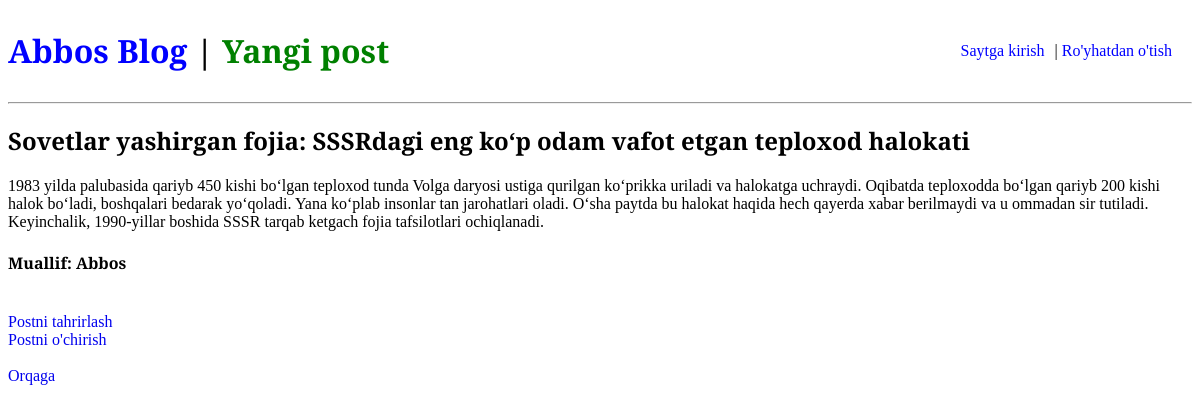
Screenshot of /post/3/ with the database file from the repository.
### blog/models.py (models this page shows, shortened)
class Post(models.Model):
    title = models.CharField(max_length=200)
    author = models.ForeignKey(
        'auth.User',
        on_delete=models.CASCADE
    )
    body = models.TextField()

### blog/views.py (the view)
# urls.py: path('post/<int:pk>/', BlogDetaiView.as_view(), name='post_detail'),
class BlogDetaiView(DetailView):
    model = Post
    template_name = 'post_detail.html'

### templates/post_detail.html
{% extends 'base.html' %}
{% block content %}
    <div class="post-entry">
        <h2>{{ post.title }}</h2>
        <p>{{ post.body }}</p>
        <h4>Muallif: {{ post.author }}</h4>
    </div>
    <br>
    <a href="{% url 'post_edit' post.pk %}">Postni tahrirlash</a>
    <br>
    <a href="{% url 'post_delete' post.pk %}">Postni o'chirish</a>
    <br><br>
    <a href="{% url 'home' %}">Orqaga</a>
{% endblock content %}

### static/css/base.css (style rules this page uses)
* { font-family: 'PT Serif', serif; }
a { text-decoration: none; }

### rows the page displays
Post: title "Sovetlar yashirgan fojia: SSSRdagi eng ko‘p odam vafot etgan teploxod halokati", body "1983 yilda palubasida qariyb 450 kishi bo‘lgan teploxod tunda Volga daryosi ustiga qurilgan ko‘prikka uriladi va halokatga uchraydi. Oqibatda teploxodda bo‘lgan qariyb 200 kishi halok bo‘ladi, boshqalari bedarak yo‘qoladi. Yana ko‘plab insonlar tan jarohatlari oladi. O‘sha paytda bu halokat haqida hech qayerda xabar berilmaydi va u ommadan sir tutiladi. Keyinchalik, 1990-yillar boshida SSSR tarqab ketgach fojia tafsilotlari ochiqlanadi.", author "Abbos"
